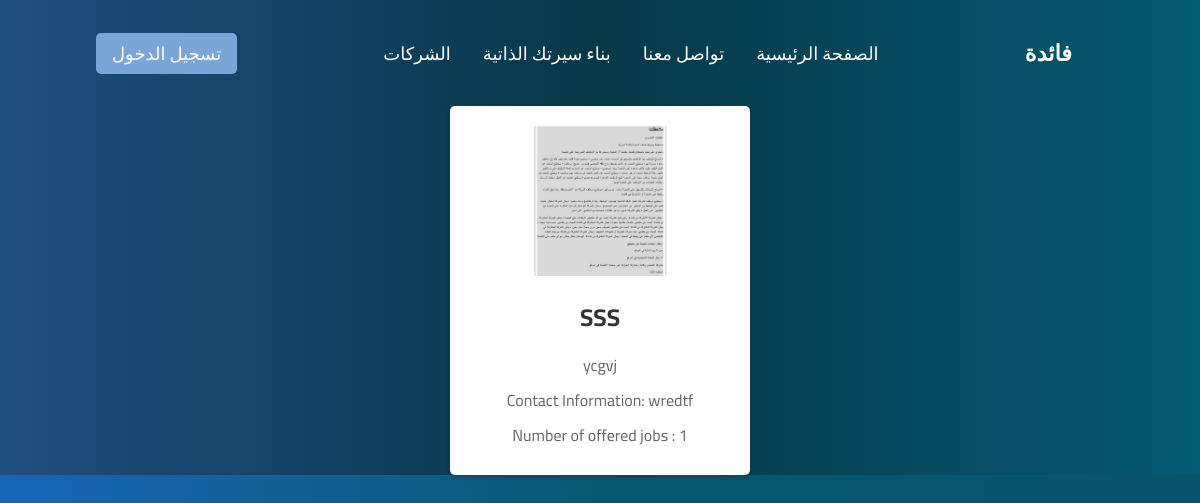
Screenshot of /show_company with the database file from the repository.
### services/company.py (models this page shows, shortened)
class Company(db.Model):
    id = db.Column(db.Integer, primary_key=True)
    login_email = db.Column(db.String(120),unique=True, nullable=True)
    login_password = db.Column(db.String(120), nullable=True)
    company_name = db.Column(db.String(80),  nullable=False)
    Company_Logo = db.Column(db.String(120), nullable=False)
    Company_Description = db.Column(db.String(120), nullable=False)
    Contact_Information = db.Column(db.String(120), nullable=False)
    Website_URL = db.Column(db.String(120), nullable=False)
    Industry_or_Sector = db.Column(db.String(120), nullable=False)
    Company_Size = db.Column(db.String(120), nullable=False)
    Social_Media_Links = db.Column(db.String(120), nullable=False)
    company_local_adress = db.Column(db.String(80),  nullable=False)
    timestamp = db.Column(db.DateTime, default=datetime.utcnow)
    company_jobs = db.relationship('Jobs', backref='company', lazy=True)
    @property
    def number_of_jobs_offered(self):
        return len(self.company_jobs)

### companies.py (the view)
@company_routes.route('/show_company')
def show_company_GET():
        companies = Company.query.all()
        return render_template("show_companies.html" , companies = companies )

### templates/show_companies.html (shortened to what this page needs)
{% extends "navbar.html" %}
{% block content %}
<!DOCTYPE html>
<html lang="en">
<head>
    <link rel="stylesheet" href="../static/css/show_companies.css">
</head>
<body>
    <div class="company-cards">
        {% for company in companies %}
            <a href="/company/{{ company.id }}">
                <div class="company-card">
                    <img src="{{ url_for('static', filename='uploads/company/logo/' + company.Company_Logo) }}" height="150"  alt="{{ company.company_name }} Logo">
                    <h2>{{ company.company_name }}</h2>
                    <p>{{ company.Company_Description }}</p>
                    <p>Contact Information: {{ company.Contact_Information }}</p>
                    <p>Number of offered jobs : {{company.number_of_jobs_offered}}</p>
                </div>
            </a>
        {% endfor %}
    </div>
</body>
</html>
{%endblock%}

### templates/navbar.html (shortened to what this page needs)
<!DOCTYPE html>
<html lang="ar" dir="rtl">
<head>
    <link rel="stylesheet" href="../static/assets/css/style.css">
    <link rel="stylesheet" href="https://cdnjs.cloudflare.com/ajax/libs/font-awesome/6.4.2/css/all.min.css" />
</head>
<body>
    <header class="gradient__bg">
        <nav>
            <div class="gpt3__navbar">
                <div class="gpt3__navbar-links">
                <div class="gpt3__navbar-links_logo">
                        <a href="/">فائدة</a>
                    </div>
                    <div class="gpt3__navbar-links_container">
                        <p><a href="/">الصفحة الرئيسية</a></p>
                        {%if session["session_company"] != True%}
                        <p><a href="/#send_message">تواصل معنا</a></p>
                        {% if request.path != '/createcv' %}
                        <p><a href="/createcv">بناء سيرتك الذاتية</a></p>
                        {%endif%}
                        <p><a href="/show_company">الشركات</a></p>
                        {%endif%}
                    </div>
                </div>
                <div class="gpt3__navbar-sign">
                  {% if not session["session_ok"] and not session["session_company"] %}
                  {% if request.path != '/login' %}
                  <button type="button" id="loginButton"><a href="/login">تسجيل الدخول</a></button>
                  {%endif%}
                  {%endif%}
                </div>
            </div>
        </nav>
        {% block content %}
        {%endblock%}
</header>
</body>
</html>

### static/assets/css/style.css (style rules this page uses)
:root { --font-family: 'Cairo', sans-serif; --gradient-text: linear-gradient(89.97deg, #AE67FA 1.84%, #67c7f4 102.67%); --gradient-bar: linear-gradient(103.22deg, #AE67FA -13.86%, #67c7f4 99.55%); --color-bg: linear-gradient(to right, #1965b6, #065972, #07556d); --color-footer: #031B34; --color-blog: #042c54; --color-text: #81AFDD; --color-subtext: #4f84b9; }
.gradient__bg { background: linear-gradient(to right, #1f4e80, #063847, #055a74); }
body { font-family: 'Cairo', sans-serif; }
* { box-sizing: border-box; padding: 0; margin: 0; scroll-behavior: smooth; }
body { background: var(--color-bg); }
a { color: unset; text-decoration: none; }
.gpt3__navbar { display: flex; justify-content: space-between; align-items: center; padding: 2rem 6rem; }
.gpt3__navbar-links { flex: 1; display: flex; justify-content: flex-start; align-items: center; }
.gpt3__navbar-links_logo { margin-right: 2rem; }
.gpt3__navbar-links_container { display: flex; flex-direction: row; margin: auto; }
.gpt3__navbar-sign { display: flex; justify-content: flex-end; align-items: center; }
.gpt3__navbar-links_container p, .gpt3__navbar-sign p, .gpt3__navbar-menu_container p { color: #fff; font-family: var(--font-family); font-weight: 500; font-size: 18px; line-height: 25px; text-transform: capitalize; margin: 0 1rem; cursor: pointer; }
.gpt3__navbar-links_logo a { font-size: 1.4rem; color: #fff; font-weight: 800; }
.gpt3__navbar-sign button, .gpt3__navbar-menu_container button { padding: 0.5rem 1rem; color: #fff; background: #79a5d7; font-family: var(--font-family); font-weight: 500; font-size: 18px; line-height: 25px; border: none; outline: none; cursor: pointer; border-radius: 5px; }

### static/css/show_companies.css (style rules this page uses)
.company-cards { display: flex; flex-wrap: wrap; justify-content: space-around; gap: 20px; }
.company-card { background-color: #fff; border-radius: 5px; box-shadow: 0 2px 4px rgba(0, 0, 0, 0.2); width: 300px; padding: 20px; transition: transform 0.2s; text-align: center; }
.company-card h2 { font-size: 1.5rem; margin: 10px 0; color: #333; }
.company-card p { color: #666; margin: 5px 0; }

### rows the page displays
Company: Company_Logo (picture), company_name "SSS", Company_Description "ycgvj", Contact_Information "wredtf", number_of_jobs_offered "1"
